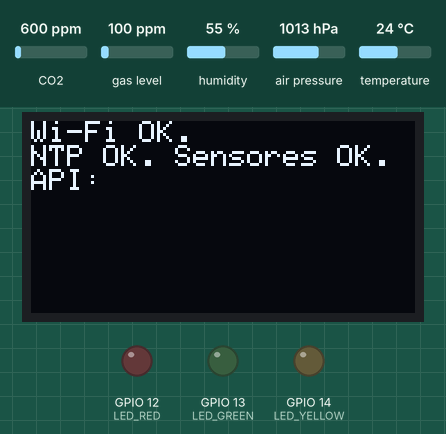
Simulated run of this sketch. Board: ESP32. On the bench: 128×64 one-colour display, output pins drawn as LEDs (lit = HIGH). Inputs (shaded band) come from the test bench; at power-on: CO2 600 ppm, gas level 100 ppm, humidity 55 %, air pressure 1013 hPa, temperature 24 °C. WiFi joins after 1.5 s; servers stay silent unless stated; the display library's start-up logo is not drawn; I2S audio is not simulated (input reads silence); uploads are accepted with an empty reply; the local clock reads 2024-03-15 10:24:30 at power-on unless the sketch sets it; storage starts empty; what the sketch prints to the serial monitor is not drawn.

Above: at 3.7 s.
At 30.4 s:
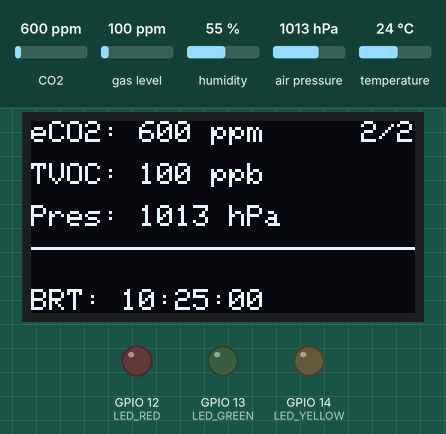
At 75.11 s:
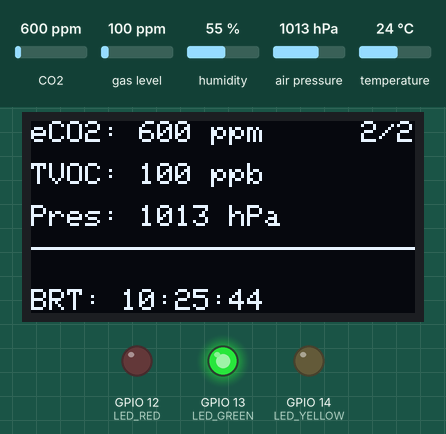
At 123.1 s:
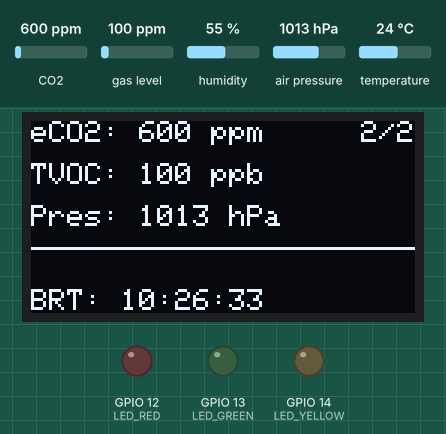
Timing chart, 0 to 126.7 s (numbered marks = the images above):
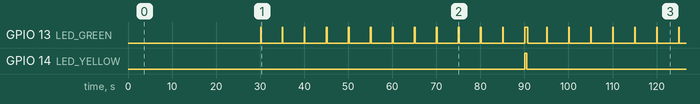

The sketch:

sht31_inmp441_bmp180_ccs811_api.ino
```cpp
#include "driver/i2s.h"
#include <Wire.h>
#include "Adafruit_CCS811.h"
#include "Adafruit_SHT31.h"
#include <Adafruit_GFX.h>
#include <Adafruit_SSD1306.h>
#include <Adafruit_BMP085.h>
#include <math.h>
#include <WiFi.h>
#include <WiFiManager.h>
#include "time.h"
#include <HTTPClient.h>
#include "LittleFS.h"
#include <ArduinoJson.h>
#define SCREEN_WIDTH 128
#define SCREEN_HEIGHT 64
#define OLED_RESET -1
#define I2S_WS 25
#define I2S_SCK 26
#define I2S_SD 35
#define LED_GREEN 13
#define LED_YELLOW 14
#define LED_RED 12
#define BUZZER_PIN 27
const char* AP_SSID = "Giordano's ESP32";
const char* AP_PASSWORD = "giordanolindo123";
const char* ntpServer1 = "time.google.com";
const char* ntpServer2 = "time.cloudflare.com";
const long gmtOffset_sec = -10800;
const int daylightOffset_sec = 0;
const char* DATA_FILE = "/sensor_data.json";
const char* API_ENDPOINT = "";
const char* API_KEY = "";
Adafruit_SSD1306 display(SCREEN_WIDTH, SCREEN_HEIGHT, &Wire, OLED_RESET);
Adafruit_CCS811 ccs;
Adafruit_SHT31 sht31 = Adafruit_SHT31();
Adafruit_BMP085 bmp;
WiFiManager wm;
int16_t sample_buffer[512];
int bytes_read;
long peak_amplitude = 0;
int pagina_atual = 1;
int ultimo_segundo_ntp = -1;
int ultimo_minuto_api = -1;
float temp_c_ultima = 0.0;
float umidade_ultima = 0.0;
float pressaoHPa_ultima = 0.0;
float noise_level_dB_ultima = 0.0;
uint16_t eco2_ultima = 0;
uint16_t tvoc_ultima = 0;
bool wifi_conectado = false;
bool primeiro_minuto_sincronizado = false;
int contador_leituras = 0;
const int ledChannel = 0;
const int resolution = 10;
unsigned long ultimo_bip = 0;
const long intervalo_bip = 2500;
#define NOTE_C5 523
#define NOTE_E5 659
#define NOTE_G5 784
#define NOTE_C6 1047
#define NOTE_PAUSE 0
int melody[] = { NOTE_C5, NOTE_E5, NOTE_G5, NOTE_C6 };
int note_durations[] = { 200, 200, 200, 400 };
const int num_notes = sizeof(melody) / sizeof(int);
int current_note_index = 0;
unsigned long tempo_fim_nota = 0;
String get_laravel_timestamp() {
    struct tm timeinfo;
    if (!getLocalTime(&timeinfo)) {
        return "0000-00-00 00:00:00";
    }
    char time_output[20];
    strftime(time_output, sizeof(time_output), "%Y-%m-%d %H:%M:%S", &timeinfo);
    return String(time_output);
}
String get_brasilia_time_string() {
    struct tm timeinfo;
    if (!getLocalTime(&timeinfo)) {
        return "Time Sync...";
    }
    char time_output[30];
    strftime(time_output, sizeof(time_output), "%H:%M:%S", &timeinfo);
    return String(time_output);
}
void desenha_erro(String titulo, String mensagem) {
    digitalWrite(LED_RED, HIGH);
    display.clearDisplay();
    display.setTextColor(SSD1306_WHITE);
    display.setTextSize(2);
    display.setCursor(0, 0);
    display.println(F("API ERROR"));
    display.drawFastHLine(0, 18, SCREEN_WIDTH, SSD1306_WHITE);
    display.setTextSize(1);
    display.setCursor(0, 24);
    display.print("Codigo:");
    display.println(titulo);
    display.setCursor(0, 36);
    display.print("Msg:");
    display.println(mensagem);
    display.setCursor(0, 56);
    display.print("BRT: ");
    display.print(get_brasilia_time_string());
    display.display();
}
void salvar_dados_json(String timestamp) {
    const size_t capacity = JSON_OBJECT_SIZE(7) + 80;
    DynamicJsonDocument doc(capacity);
    doc["temperature"] = temp_c_ultima;
    doc["humidity"] = umidade_ultima;
    doc["noise"] = noise_level_dB_ultima;
    doc["pression"] = pressaoHPa_ultima;
    doc["eco2"] = eco2_ultima;
    doc["tvoc"] = tvoc_ultima;
    doc["timestamp"] = timestamp;
    String json_data;
    serializeJson(doc, json_data);
    File file = LittleFS.open(DATA_FILE, "a");
    if (!file) {
        Serial.println("ERRO: Falha ao abrir o arquivo para escrita.");
        return;
    }
    file.println(json_data);
    file.close();
}
void enviar_dados_lote() {
    Serial.println("\n--- INICIANDO ENVIO DE LOTE ---");
    digitalWrite(LED_RED, LOW);
    ledcWrite(ledChannel, 0);
    current_note_index = 0;
    tempo_fim_nota = 0;
    File file = LittleFS.open(DATA_FILE, "r");
    if (!file) {
        Serial.println("INFO: Arquivo de dados vazio ou não encontrado. Pulando envio.");
        return;
    }
    String json_content = "";
    int record_count = 0;
    while (file.available()) {
        String line = file.readStringUntil('\n');
        line.trim();
        if (line.length() > 0) {
            if (json_content.length() > 0) {
                json_content += ",";
            }
            json_content += line;
            record_count++;
        }
    }
    file.close();
    if (record_count == 0) {
        Serial.println("INFO: Arquivo estava vazio. Nada para enviar.");
        return;
    }
    String payload = "{\"data\": [" + json_content + "]}";
    Serial.printf("Enviando %d registros (Payload size: %d bytes).\n", record_count, payload.length());
    HTTPClient http;
    http.setTimeout(10000);
    http.begin(API_ENDPOINT);
    http.addHeader("Content-Type", "application/json");
    http.addHeader("x-api-key", API_KEY);
    int httpCode = http.POST(payload);
    if (httpCode > 0) {
        Serial.printf("HTTP Code: %d\n", httpCode);
        if (httpCode == HTTP_CODE_OK || httpCode == HTTP_CODE_CREATED) {
            if (LittleFS.remove(DATA_FILE)) {
                Serial.println("SUCESSO: Dados enviados e arquivo local limpo.");
            } else {
                Serial.println("ERRO: Falha ao limpar o arquivo local após o envio.");
            }
            String response = http.getString();
            Serial.print("Resposta da API: ");
            Serial.println(response);
        } else {
            String titulo = String(httpCode);
            String responseBody = http.getString();
            String mensagem = (responseBody.length() > 0) ? responseBody.substring(0, min((int)responseBody.length(), 15)) + "..." : "Sem resposta detalhada";
            desenha_erro(titulo, mensagem);
            Serial.printf("ERRO de API: Servidor retornou código %d.\n", httpCode);
            Serial.printf("Corpo da resposta: %s\n", responseBody.c_str());
        }
    } else {
        String titulo = "HTTP - Sem Conexao";
        String mensagem = http.errorToString(httpCode).c_str();
        desenha_erro(titulo, mensagem);
        Serial.printf("ERRO HTTP: Falha na conexão ou na requisição. Erro: %s\n", http.errorToString(httpCode).c_str());
    }
    http.end();
}
void desenha_modo_ap(const char* ssid_ap) {
    digitalWrite(LED_RED, LOW);
    ledcWrite(ledChannel, 0);
    display.clearDisplay();
    display.setTextSize(1);
    display.setTextColor(SSD1306_WHITE);
    display.setCursor(0, 0);
    display.println(F("SETUP WIFI:"));
    display.setCursor(0, 10);
    display.print(F("1. Conecte-se a:"));
    display.setCursor(0, 22);
    display.setTextSize(2);
    display.print(ssid_ap);
    display.setTextSize(1);
    display.setCursor(0, 42);
    display.println(F("2. Acesse 192.168.4.1"));
    display.setCursor(0, 54);
    display.print(F("3. Configure a rede."));
    display.display();
}
void desenha_pagina_1() {
    if (digitalRead(LED_RED) == HIGH) return;
    display.clearDisplay();
    display.setTextColor(SSD1306_WHITE);
    display.setTextSize(1);
    display.setCursor(0, 0);
    display.print("Temp: ");
    display.print(temp_c_ultima, 1);
    display.print((char)247);
    display.println("C");
    display.setCursor(0, 14);
    display.print("Umid: ");
    display.print(umidade_ultima, 1);
    display.println("%");
    display.setCursor(0, 28);
    display.print("Noise: ");
    display.print(noise_level_dB_ultima, 1);
    display.println("dB");
    display.drawFastHLine(0, 42, SCREEN_WIDTH, SSD1306_WHITE);
    display.setCursor(110, 0);
    display.print("1/2");
    display.setCursor(0, 56);
    display.print("BRT: ");
    display.print(get_brasilia_time_string());
    display.display();
}

void desenha_pagina_2() {
    if (digitalRead(LED_RED) == HIGH) return;
    display.clearDisplay();
    display.setTextColor(SSD1306_WHITE);
    display.setTextSize(1);
    display.setCursor(0, 0);
    display.print("eCO2: ");
    display.print(eco2_ultima);
    display.print(" ppm");
    display.setCursor(0, 14);
    display.print("TVOC: ");
    display.print(tvoc_ultima);
    display.print(" ppb");
    display.setCursor(0, 28);
    display.print("Pres: ");
    if (pressaoHPa_ultima > 500) {
        display.print(pressaoHPa_ultima, 0);
        display.print(" hPa");

    } else {
        display.print("ERRO");
    }
    display.drawFastHLine(0, 42, SCREEN_WIDTH, SSD1306_WHITE);
    display.setCursor(110, 0);
    display.print("2/2");
    display.setCursor(0, 56);
    display.print("BRT: ");
    display.print(get_brasilia_time_string());
    display.display();
}

void play_nice_alarm() {
    unsigned long tempo_atual = millis();
    if (tempo_atual >= tempo_fim_nota) {
        if (current_note_index >= num_notes) {
            if (tempo_atual - ultimo_bip >= intervalo_bip) {
                current_note_index = 0;
                ultimo_bip = tempo_atual;
            } else {
                ledcWrite(ledChannel, 0);
                return;
            }
        }
        int frequency = melody[current_note_index];
        int duration_ms = note_durations[current_note_index];
        if (frequency == NOTE_PAUSE) {
            ledcWrite(ledChannel, 0);
        } else {
            ledcWriteTone(ledChannel, frequency);
        }
        tempo_fim_nota = tempo_atual + duration_ms;
        current_note_index++;
    }
}


void setup() {
    Serial.begin(115200);
    Serial.println("--- Monitor de Qualidade do Ar: CCS811, SHT31, BMP180 e OLED ---");
    Wire.begin(32, 33);
    pinMode(LED_GREEN, OUTPUT);
    pinMode(LED_YELLOW, OUTPUT);
    pinMode(LED_RED, OUTPUT);
    ledcSetup(ledChannel, 2000, resolution);
    ledcAttachPin(BUZZER_PIN, ledChannel);
    digitalWrite(LED_GREEN, LOW);
    digitalWrite(LED_YELLOW, LOW);
    digitalWrite(LED_RED, LOW);
    ledcWrite(ledChannel, 0);
    if (!display.begin(SSD1306_SWITCHCAPVCC, 0x3C)) {
        Serial.println(F("ERRO: Falha ao iniciar o OLED."));
    }
    display.display();
    delay(2000);
    display.clearDisplay();
    display.setTextSize(1);
    display.setTextColor(SSD1306_WHITE);
    if (!LittleFS.begin(true)) {
        Serial.println("ERRO: Falha ao montar o LittleFS.");
        return;
    }
    Serial.println("LittleFS montado com sucesso.");
    if (LittleFS.remove(DATA_FILE)) {
        Serial.println("INFO: Arquivo de log local limpo na inicialização.");
    } else {
        Serial.println("INFO: Arquivo de log local nao existia ou falhou ao limpar.");
    }
    Serial.println("Iniciando WiFiManager...");
    if (!wm.autoConnect(AP_SSID, AP_PASSWORD)) {
        Serial.println("Falha ao conectar e entrou no modo AP.");
        wifi_conectado = false;
    } else {
        Serial.println("Wi-Fi conectado! IP: " + WiFi.localIP().toString());
        wifi_conectado = true;
    }
    if (wifi_conectado) {
        configTime(gmtOffset_sec, daylightOffset_sec, ntpServer1, ntpServer2);
        Serial.println("Sincronizando Hora NTP (Brasília -3h)...");
        if (!sht31.begin(0x44)) {
            Serial.println("ERRO: Falha ao iniciar o sensor SHT31.");
        }
        if (!bmp.begin()) {
            Serial.println("ERRO: Sensor BMP180 nao encontrado!");
        }
        if (!ccs.begin()) {
            Serial.println("ERRO: Falha ao iniciar o sensor CCS811.");
            while (1)
                ;
        }
        Serial.print("Aguardando CCS811 ficar pronto...");
        while (!ccs.available()) {
            delay(500);
            Serial.print(".");
        }
        Serial.println(" Pronto.");
        i2s_config_t i2s_config = {
            .mode = (i2s_mode_t)(I2S_MODE_MASTER | I2S_MODE_RX),
            .sample_rate = 16000,
            .bits_per_sample = I2S_BITS_PER_SAMPLE_16BIT,
            .channel_format = I2S_CHANNEL_FMT_RIGHT_LEFT,
            .communication_format = I2S_COMM_FORMAT_STAND_I2S,
            .intr_alloc_flags = ESP_INTR_FLAG_LEVEL1,
            .dma_buf_count = 8,
            .dma_buf_len = 64,
            .use_apll = false
        };
        i2s_pin_config_t pin_config = {
            .bck_io_num = I2S_SCK, .ws_io_num = I2S_WS, .data_out_num = I2S_PIN_NO_CHANGE, .data_in_num = I2S_SD
        };
        i2s_driver_install(I2S_NUM_0, &i2s_config, 0, NULL);
        i2s_set_pin(I2S_NUM_0, &pin_config);
        display.clearDisplay();
        display.setTextSize(1);
        display.setCursor(0, 0);
        display.println("Wi-Fi OK.");
        display.println("NTP OK. Sensores OK.");
        display.println("API: " + String(API_ENDPOINT));
        display.display();
        delay(3000);
    }
}

void loop() {
    if (!wifi_conectado) {
        wm.process();
        desenha_modo_ap(AP_SSID);
        return;
    }
    if (digitalRead(LED_RED) == HIGH) {
        desenha_erro("Conexao/API", "Verifique o Servidor");
        play_nice_alarm();
        delay(10);
        return;
    }
    else {
        ledcWrite(ledChannel, 0);
        current_note_index = 0;
        tempo_fim_nota = 0;
        struct tm timeinfo;
        if (getLocalTime(&timeinfo)) {
            int current_second = timeinfo.tm_sec;
            int current_minute = timeinfo.tm_min;
            bool deve_ler = false;
            if (!primeiro_minuto_sincronizado) {
                if (current_second == 0) {
                    primeiro_minuto_sincronizado = true;
                    ultimo_segundo_ntp = -1;
                    Serial.println("SINCRONIZAÇÃO DE INÍCIO CONCLUÍDA. INICIANDO LEITURAS.");
                } else {
                    Serial.printf("AGUARDANDO O MINUTO EXATO (segundo 00)... Atual: %d\n", current_second);
                    delay(500);
                    return;
                }
            }
            if (((current_second % 5 == 0)) && (current_second != ultimo_segundo_ntp)) {
                deve_ler = true;
            }
            if (deve_ler) {
                ultimo_segundo_ntp = current_second;
                digitalWrite(LED_GREEN, HIGH);
                if ((current_minute != ultimo_minuto_api) && (contador_leituras >= 12)) {
                    digitalWrite(LED_YELLOW, HIGH);
                    ultimo_minuto_api = current_minute;
                    Serial.println("\n--- CICLO DE ENVIO INICIADO (Novo Minuto) ---");
                    enviar_dados_lote();
                    contador_leituras = 0;
                    delay(300);
                    digitalWrite(LED_YELLOW, LOW);
                }
                float temp_c = sht31.readTemperature();
                float umidade = sht31.readHumidity();
                float pressaoHPa = bmp.readPressure() / 100.0F;
                i2s_read(I2S_NUM_0, (char*)sample_buffer, sizeof(sample_buffer), (size_t*)&bytes_read, portMAX_DELAY);
                peak_amplitude = 0;
                for (int i = 0; i < bytes_read / 2; i++) {
                    long current_amplitude = abs(sample_buffer[i]);
                    if (current_amplitude > peak_amplitude) {
                        peak_amplitude = current_amplitude;
                    }
                }
                float noise_level_dB = 20 * log10(peak_amplitude / 32768.0) + 94;
                if (!isnan(temp_c) && !isnan(umidade)) {
                    ccs.setEnvironmentalData(umidade, temp_c);
                }
                uint16_t eco2 = eco2_ultima;
                uint16_t tvoc = tvoc_ultima;
                bool ccs_ok = false;
                if (ccs.available()) {
                    if (!ccs.readData()) {
                        eco2 = ccs.geteCO2();
                        tvoc = ccs.getTVOC();
                        ccs_ok = true;
                    } else {
                        Serial.println("ERRO na leitura do CCS811!");
                    }
                }
                if (!isnan(temp_c) && !isnan(umidade)) {
                    temp_c_ultima = temp_c;
                    umidade_ultima = umidade;
                }
                pressaoHPa_ultima = pressaoHPa;
                if (ccs_ok) {
                    eco2_ultima = eco2;
                    tvoc_ultima = tvoc;
                }
                noise_level_dB_ultima = noise_level_dB;
                salvar_dados_json(get_laravel_timestamp());
                contador_leituras++;
                char time_log[30];
                strftime(time_log, sizeof(time_log), "%H:%M:%S", &timeinfo);
                Serial.printf("[ %s BRT] T: %.1f°C | Rec: %s (Contador: %d)\n", time_log, temp_c_ultima, "Dados salvos no LittleFS.", contador_leituras);
                delay(100);
                digitalWrite(LED_GREEN, LOW);
                pagina_atual++;
                if (pagina_atual > 2) {
                    pagina_atual = 1;
                }
            }
        }
        if (pagina_atual == 1) {
            desenha_pagina_1();
        } else {
            desenha_pagina_2();
        }
    }
    delay(10);
}
```

Measured:
- by itself, GPIO 13 (LED_GREEN): goes 12 × (HIGH 0.17 s, LOW 4.7 s), HIGH 0.69 s, LOW 4.3 s, 6 × (HIGH 0.17 s, LOW 4.8 s), HIGH 0.17 s, then LOW
- by itself, GPIO 14 (LED_YELLOW): LOW → HIGH at 90.0 s, → LOW 0.52 s later
- what the display in image 0 shows lasts 26.7 s, from 3.6 s to 30.3 s
- what the display in image 1 shows lasts 0.7 s, from 30.3 s to 31.0 s
- what the display in image 2 shows lasts 1.2 s, from 74.0 s to 75.2 s
